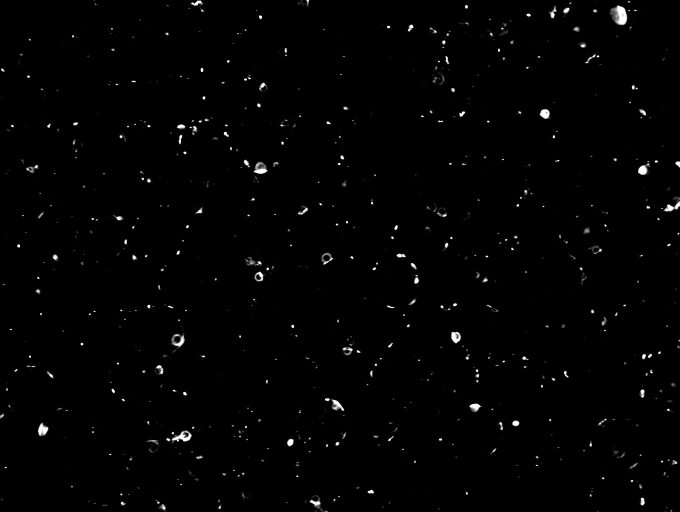
%> input picture image_processing_scripts/bi-culture_quantification/microscopy_images/set_1/T=20_5-5_cy3.jpg, 1360 x 1024 px (shown at 1/2 size)
$ octave blob_detector_test.m   (GNU Octave 9; MATLAB toolbox functions it lacks are replaced by stand-ins)
%> lines starting %> are read from the running program, lines starting %| are printed output that depends on the picture; in (x1, y1, x2, y2) boxes, pixels count from 0 and x2, y2 are one past the last pixel; in counts of white or black regions, pixels touching at a corner belong together; the program's own positions count from 1
%%Determine average value for "overrepresented" mCherry cells

mCherry = imread("microscopy_images/set_1/T=20_5-5_cy3.jpg");
%> mCherry is the input picture: size 1024x1360 uint8; min 0, max 255, mean 2.6
mCherry = imbinarize(mCherry);
%> mCherry: size 1024x1360 logical; 1% white; 532 white regions (361 under 20 px), largest, box (x1, y1, x2, y2) and area: (1223, 11, 1254, 50) 797, (344, 861, 383, 884) 429, (507, 324, 535, 348) 363
labeled_mCherry = bwlabel(mCherry);
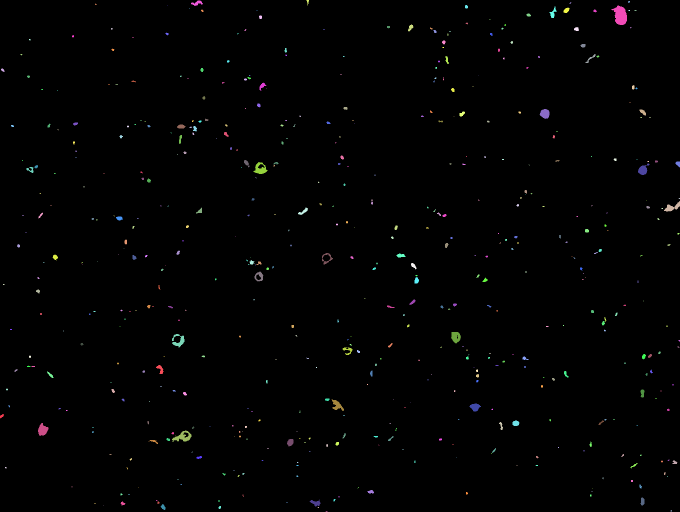
%> labeled_mCherry: size 1024x1360 double (shown at 1/2 size); 533 distinct labels, from 0 to 532; one colour per label, 0 black
blobProps_mCherry = regionprops(labeled_mCherry, 'Area','Centroid');
%> blobProps_mCherry = 532 regions; largest, Area and Centroid: 797 [1241.4 31.5], 429 [366.3 874.4], 363 [521.3 338.5], 349 [86 860.5], 325 [912.2 674.6]
blobProps_mCherry_centroids = cat(1,blobProps_mCherry.Centroid);
%> blobProps_mCherry_centroids = 532 rows, first 12: [4.15 832.7; 6.1 140.8; 8 569.5; 12.12 935.9; 14.5 779.5; 19 812.8; 22.5 659.5; 25.5 252.5; 32.48 741.4; 37.73 492.3; 43.38 109.8; 45.67 321.3]
blobProps_mCherry_area = cat(1,blobProps_mCherry.Area);
%> blobProps_mCherry_area = 532 values, max 797 at index 475, min 1 at index 47, mean 27.05

threshold_area = 50;

for i=1:length(blobProps_mCherry_area)
    if blobProps_mCherry_area(i) > threshold_area
           blobProps_mCherry_area(i) = NaN;
    end
end

blobProps_mCherry_radii = sqrt(blobProps_mCherry_area/pi);

imshow(mCherry)
hold on
viscircles(blobProps_mCherry_centroids,blobProps_mCherry_radii)
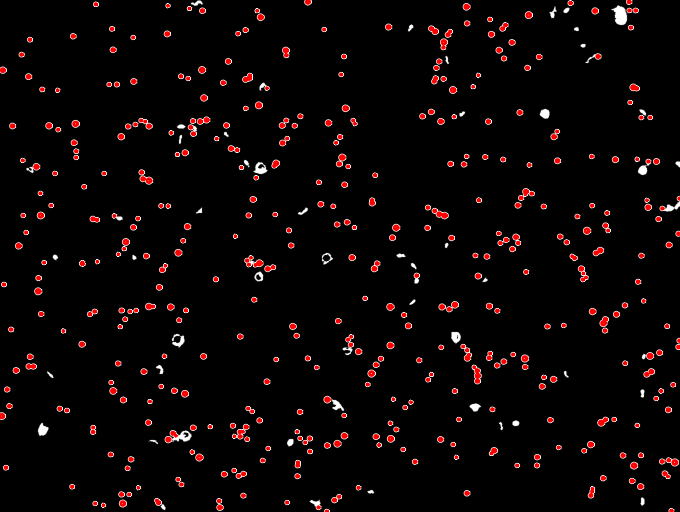
%> figure redrawn from the program's plot data; shown at 1/2 size
hold off

%%looks good? What area do we assign the overrepresented values with?

mean_blobProps_mCherry_area = mean(blobProps_mCherry_area(~isnan(blobProps_mCherry_area)));
%> mean_blobProps_mCherry_area = 13.43

desired_size = sqrt(13.4253);     % Adjust the desired area for replacement - using square to replace

%%
%%I suspect the fluorescence/cell is larger for mCherry cells than for GFP
%%cells (at least visually). Let's normalize that as well.

GFP = imread("microscopy_images/set_1/T=20_5-5_fitc.jpg");
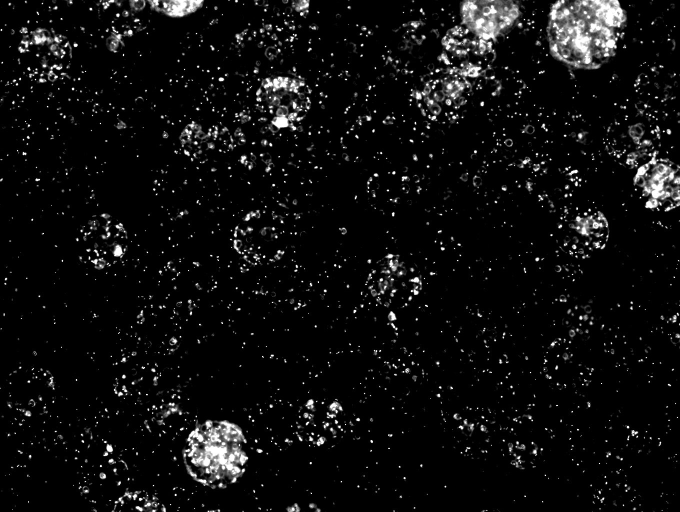
%> input picture image_processing_scripts/bi-culture_quantification/microscopy_images/set_1/T=20_5-5_fitc.jpg, 1360 x 1024 px (shown at 1/2 size)
%> GFP is the input picture: size 1024x1360 uint8; min 0, max 255, mean 14.8
GFP = imbinarize(GFP);
%> GFP: size 1024x1360 logical; 6.5% white; 2676 white regions (2086 under 20 px), largest, box (x1, y1, x2, y2) and area: (1094, 0, 1253, 138) 13688, (367, 841, 496, 966) 8822, (922, 0, 1039, 115) 6769
labeled_GFP = bwlabel(GFP);
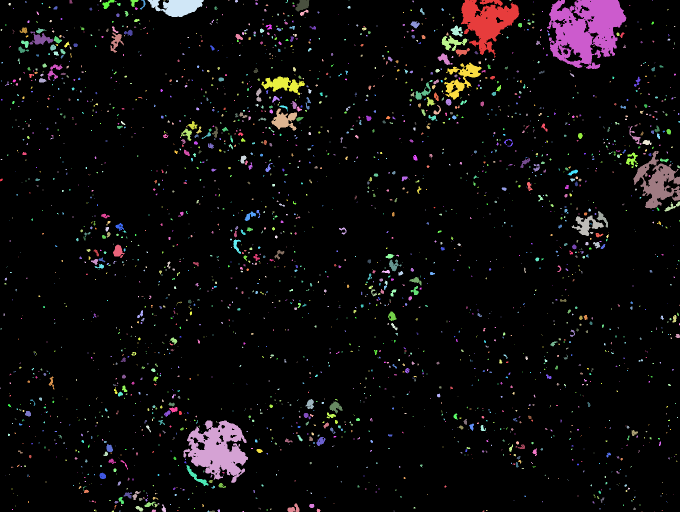
%> labeled_GFP: size 1024x1360 double (shown at 1/2 size); 2677 distinct labels, from 0 to 2676; one colour per label, 0 black
blobProps_GFP = regionprops(labeled_GFP, 'Area','Centroid');
%> blobProps_GFP = 2676 regions; largest, Area and Centroid: 13688 [1172.9 59.8], 8822 [436.8 900.3], 6769 [975.7 43.3], 4567 [1316.1 365.8], 2398 [356.2 14.5]
blobProps_GFP_centroids = cat(1,blobProps_GFP.Centroid);
%> blobProps_GFP_centroids = 2676 rows, first 12: [3.23 360.3; 1 777; 3.36 60.45; 3.5 319.7; 2.8 658.4; 3.25 162.8; 4 200; 4.88 125.9; 8.93 629.9; 12.33 558.8; 11.36 568.1; 12 50.5]
blobProps_GFP_area = cat(1,blobProps_GFP.Area);
%> blobProps_GFP_area = 2676 values, max 13688 at index 2195, min 1 at index 14, mean 33.66

%using the same area threshold as above for mCherry, let's see if it gets rid of the large coalescing blobs
for i=1:length(blobProps_GFP_area)
    if blobProps_GFP_area(i) > threshold_area
           blobProps_GFP_area(i) = NaN;
    end
end

blobProps_GFP_radii = sqrt(blobProps_GFP_area/pi);

imshow(GFP)
hold on
viscircles(blobProps_GFP_centroids,blobProps_GFP_radii)
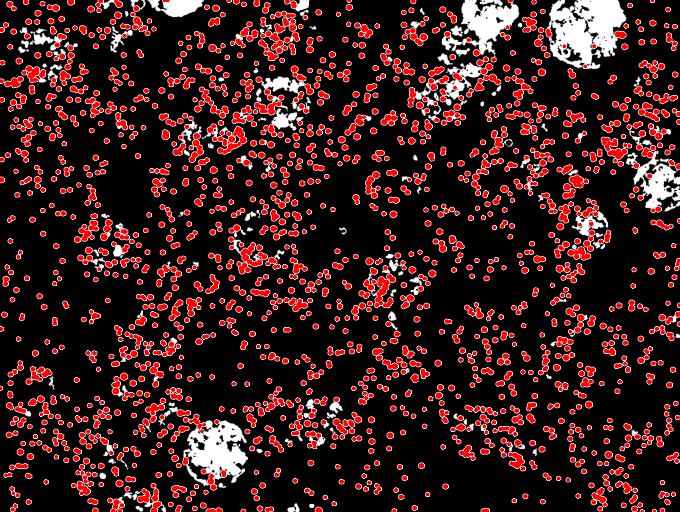
%> figure redrawn from the program's plot data; shown at 1/2 size
hold off

%looks good, let's compare distributions (also need to run the section
%above too to get mCherry distribution)

%subsample
blobProps_GFP_area_subsample = datasample(blobProps_GFP_area(~isnan(blobProps_GFP_area)),400,'Replace',false);
%> blobProps_GFP_area_subsample = 400 values, max 50 at index 24, min 1 at index 7, mean 11.49
blobProps_mCherry_area_subsample = datasample(blobProps_mCherry_area(~isnan(blobProps_mCherry_area)),400,'Replace',false);
%> blobProps_mCherry_area_subsample = 400 values, max 49 at index 200, min 1 at index 18, mean 13.7

%generate histogram to compare
figure()
histogram(blobProps_GFP_area_subsample,'FaceColor',[0.4660 0.6740 0.1880],'BinWidth',5)
xlabel('Area of single cells')
hold on
histogram(blobProps_mCherry_area_subsample,'FaceColor',[0.6350 0.0780 0.1840],'BinWidth',5)

avg_mCherry = mean(blobProps_mCherry_area(~isnan(blobProps_mCherry_area)));
%> avg_mCherry = 13.43
avg_GFP = mean(blobProps_GFP_area(~isnan(blobProps_GFP_area)));
%> avg_GFP = 10.74

%%not very significant of a difference - no need to adjust

%%

%%%test section to see what blob replacement looks like

edited_mCherry = mCherry;  % Create a copy of the binary image

for i = 1:numel(blobProps_mCherry)
    if blobProps_mCherry(i).Area > threshold_area
        % Create a binary mask for the region to remove the large blob
        [row, col] = find(labeled_mCherry == i);
        minRow = min(row);
        maxRow = max(row);
        minCol = min(col);
        maxCol = max(col);
        remove_mask = false(size(edited_mCherry));
        remove_mask(minRow:maxRow, minCol:maxCol) = true;
        edited_mCherry(remove_mask) = false;
        % Create a binary mask for the region to add the replacement blob
        midRow = (minRow+maxRow)/2;
        midCol = (minCol+maxCol)/2;
        add_mask = false(size(edited_mCherry));
        add_mask(floor(midRow-desired_size/2):floor(midRow+desired_size/2), floor(midCol-desired_size/2):floor(midCol+desired_size/2)) = true;
        edited_mCherry(add_mask) = true;
    end
end
%> this loop made 532 passes
%> (minRow, maxRow, minCol, maxCol, midRow, midCol) on passes 15, 24, 30, 33: (335, 346, 54, 67, 340.5, 60.5), (847, 872, 77, 97, 859.5, 87), (744, 756, 95, 107, 750, 101), (510, 521, 106, 116, 515.5, 111)
%> add_mask: size 1024x1360 logical; 0% white; 1 white region, box (x1, y1, x2, y2) and area: (1353, 326, 1357, 331) 20
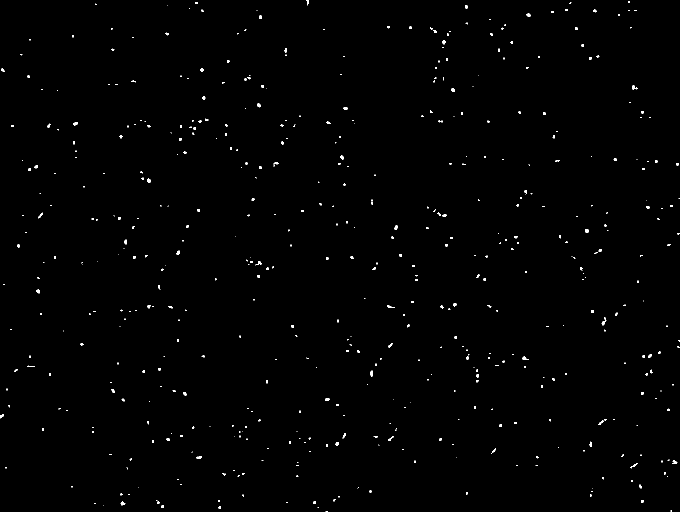
%> edited_mCherry: size 1024x1360 logical (shown at 1/2 size); 0.54% white; 531 white regions (372 under 20 px), largest, box (x1, y1, x2, y2) and area: (1170, 458, 1178, 465) 50, (1345, 921, 1355, 928) 49, (1045, 713, 1057, 720) 48
%> remove_mask: size 1024x1360 logical; 0.01% white; 1 white region, box (x1, y1, x2, y2) and area: (1351, 323, 1360, 335) 108
%> after the loop, col = 74 values from 1352 to 1360; maxCol = 1360; maxRow = 335; midCol = 1356; midRow = 329.5; minCol = 1352; minRow = 324; row = 74 values, max 335 at index 74, min 324 at index 9, mean 328.2

imshow(mCherry)
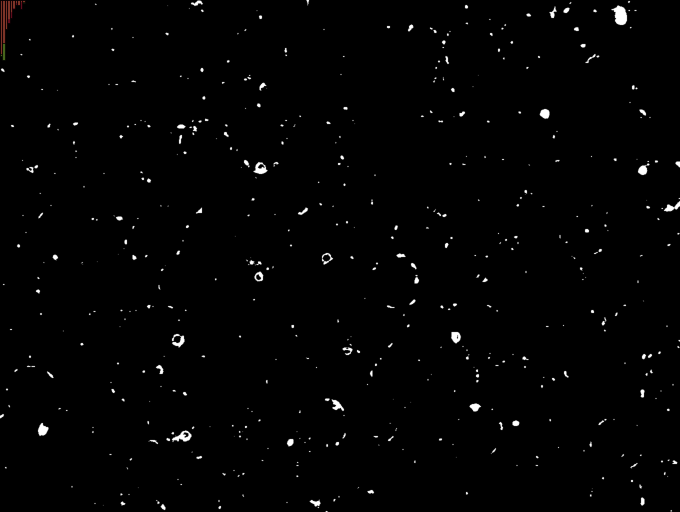
%> figure redrawn from the program's plot data; shown at 1/2 size
figure()
imshow(edited_mCherry)
